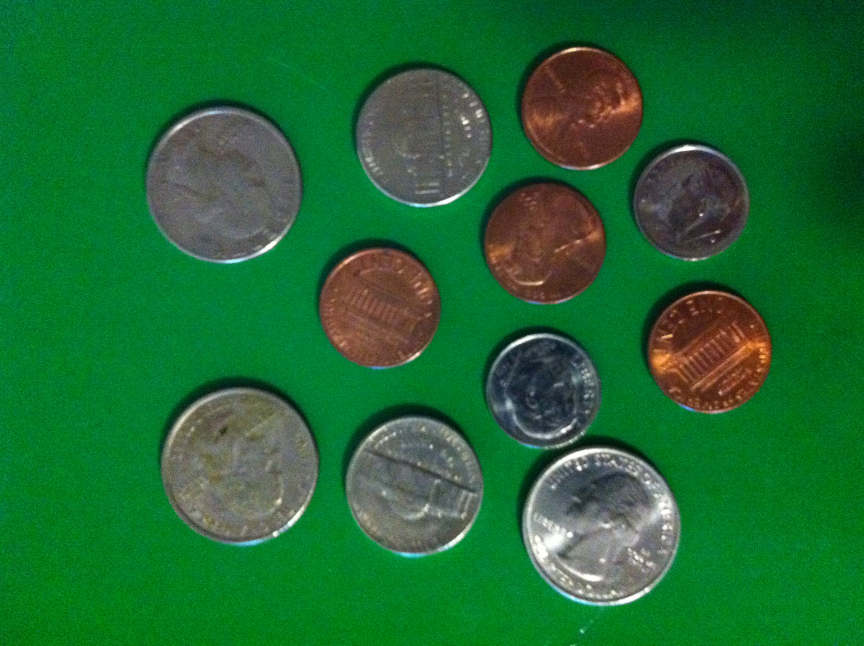
%> input picture original/server/upload/coins11.JPG, 2592 x 1936 px (shown at 1/3 size)
$ octave circle_finder.m   (GNU Octave 9; MATLAB toolbox functions it lacks are replaced by stand-ins)
%> lines starting %> are read from the running program, lines starting %| are printed output that depends on the picture; in (x1, y1, x2, y2) boxes, pixels count from 0 and x2, y2 are one past the last pixel; in counts of white or black regions, pixels touching at a corner belong together; the program's own positions count from 1
clear all, close all, clc
img = imread('coins11.jpg');
hsvimg = rgb2hsv(img);
quarter_rad_x = (900-440)/2;
quarter_rad_y = (900-440)/2;
ref_col = [.6694 .94 .88]';
for j = 25:50,
    for k = 75:(75+2*quarter_rad_x)
        hsvimg(j,k,:) = ref_col;
    end
end
for j = 75:(75+2*quarter_rad_y),
    for k = 25:50
        hsvimg(j,k,:) = ref_col;
    end
end
% imshow(hsv2rgb(hsvimg))
himg = hsvimg(:,:,1);
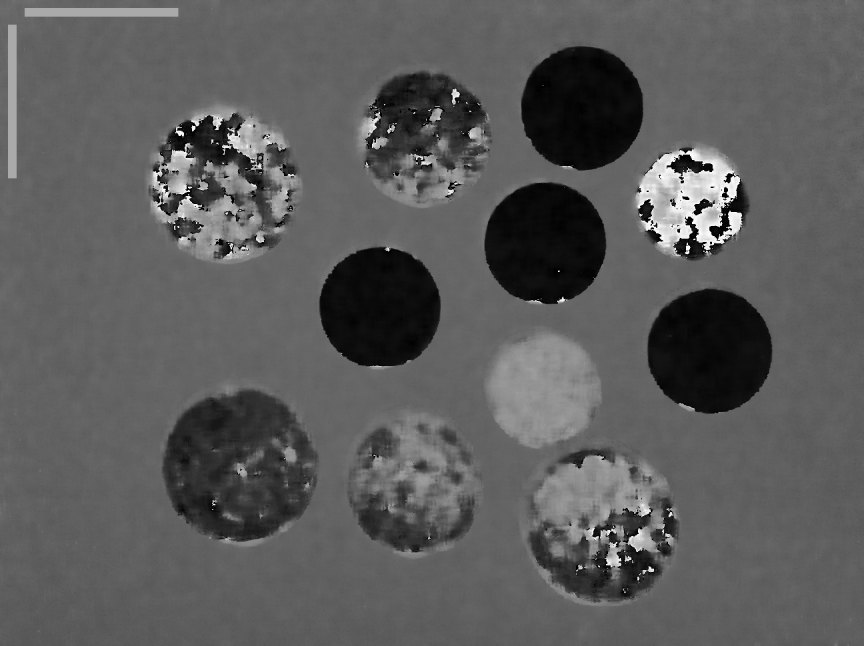
%> himg: size 1936x2592 double (shown at 1/3 size); min 0, max 0.996, mean 0.36
ref_mask = (himg>.5) .* (himg<.75);
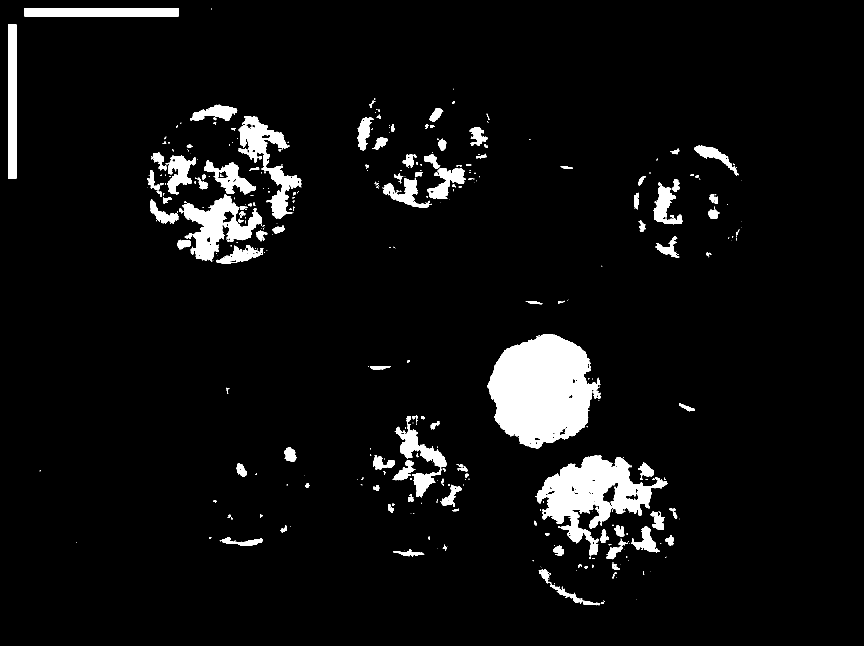
%> ref_mask: size 1936x2592 double (shown at 1/3 size); values 0 (black) and 1 (white), 5.5% white; 418 white regions (252 under 20 px), largest, box (x1, y1, x2, y2) and area: (1462, 1002, 1801, 1345) 79812, (1610, 1366, 2003, 1668) 45441, (538, 584, 784, 784) 19488
ref_mask = bwareaopen(ref_mask,100);
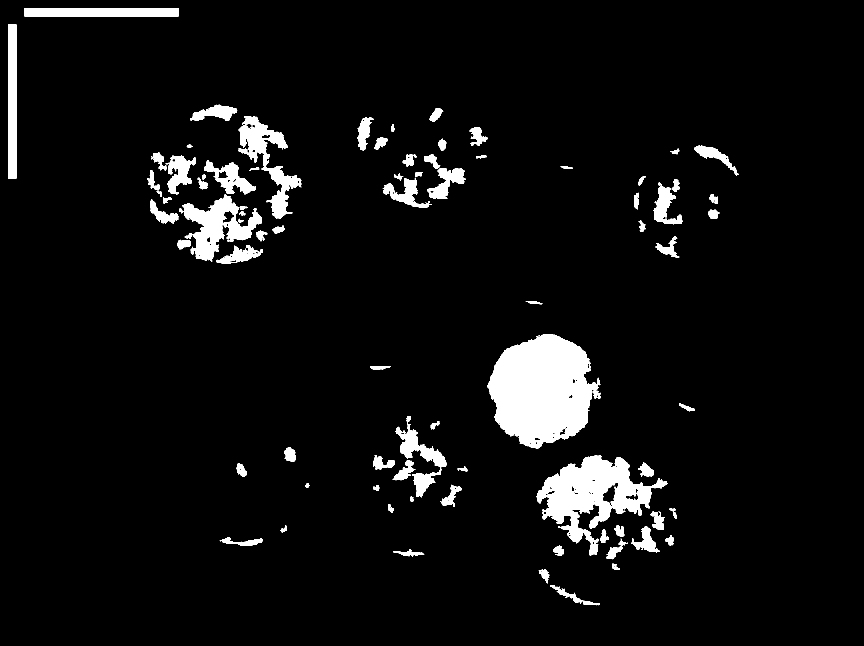
%> ref_mask: size 1936x2592 logical (shown at 1/3 size); 5.4% white; 82 white regions, largest, box (x1, y1, x2, y2) and area: (1462, 1002, 1801, 1345) 79812, (1610, 1366, 2003, 1668) 45441, (538, 584, 784, 784) 19488
ref_labeled = bwlabel(ref_mask);
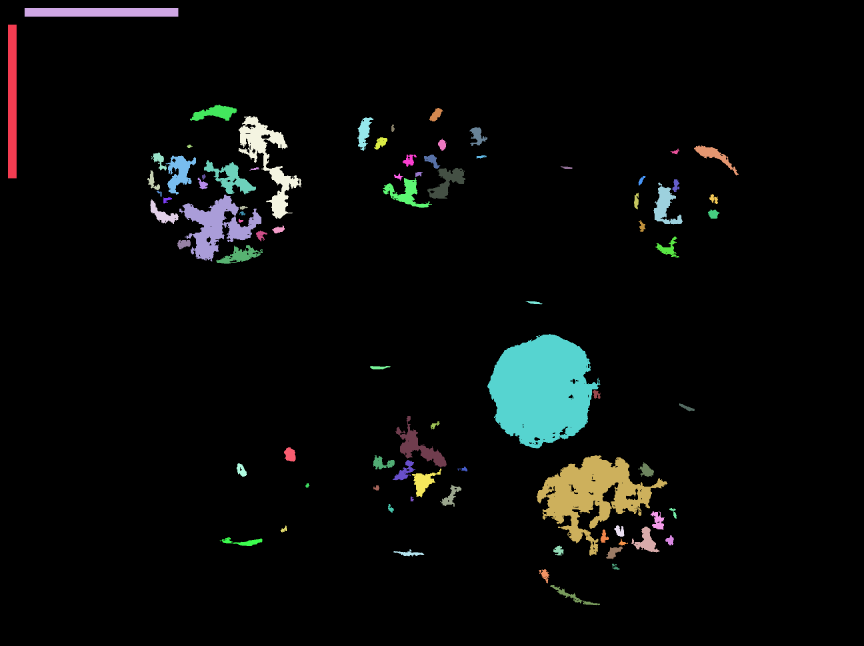
%> ref_labeled: size 1936x2592 double (shown at 1/3 size); 83 distinct labels, from 0 to 82; one colour per label, 0 black
ref_props = regionprops(ref_labeled,'Eccentricity');
%> ref_props = 82 regions; first 5, Eccentricity: 0.998, 0.998, 0.906, 0.923, 0.89
% figure, imshow(ref_mask)
for j = 1:length(ref_props)
    if(ref_props(j).Eccentricity>.95)
        [c d] = find(ref_labeled == j);
        xlength = max(d)-min(d);
        ylength = max(c)-min(c);
        if (ylength/xlength > 10)
            quarter_rad_y = ylength/2
        end
        if (xlength/ylength > 10)
            quarter_rad_x = xlength/2
        end
    end
end
%> this loop made 82 passes
%> (xlength, ylength, quarter_rad_y) on pass 1: (25, 460, 230)
%> (xlength, ylength, quarter_rad_x) on pass 2: (460, 25, 230)
%> after the loop, c = 2987 values, max 526 at index 2942, min 437 at index 185, mean 467.5; d = 2987 values from 2083 to 2217; xlength = 134; ylength = 89
dime_rad_x = round((.705/.955)*quarter_rad_x);
%> dime_rad_x = 170
nickel_rad_x = round((.835/.955)*quarter_rad_x);
%> nickel_rad_x = 201
penny_rad_x = round((0.75/0.955)*quarter_rad_x);
%> penny_rad_x = 181
dime_rad_y = round((.705/.955)*quarter_rad_y);
%> dime_rad_y = 170
nickel_rad_y = round((.835/.955)*quarter_rad_y);
%> nickel_rad_y = 201
penny_rad_y = round((0.75/0.955)*quarter_rad_y);
%> penny_rad_y = 181

% Deermine upper and lower thresholds for background
[counts x] = imhist(himg);
%> counts = 256 values, max 406917 at index 101, min 0 at index 195, mean 19602; x = 256 values from 0 to 1
start = find(counts == max(counts));
%> start = 101
tmp = find(counts < max(counts)/50);
%> tmp = 184 values from 2 to 256
upper_thresh = x(min(tmp(find(tmp>start))))+.01;
%> upper_thresh = 0.441
lower_thresh = x(max(tmp(find(tmp<start))))-.01;
%> lower_thresh = 0.331
img_binary = (himg>upper_thresh) + (himg<lower_thresh);
%> img_binary: size 1936x2592 double; values 0 (black) and 1 (white), 26.6% white; 447 white regions (340 under 20 px), largest, box (x1, y1, x2, y2) and area: (485, 1168, 956, 1642) 161587, (437, 302, 908, 793) 158378, (1584, 1342, 2039, 1819) 150704
img_binary = imclose(img_binary,strel('disk',round(quarter_rad_x/25)));
%> img_binary: size 1936x2592 double; values 0 (black) and 1 (white), 28.5% white; 48 white regions (33 under 20 px), largest, box (x1, y1, x2, y2) and area: (484, 1144, 956, 1642) 172831, (437, 302, 908, 793) 172827, (1559, 1342, 2040, 1819) 172428
% img_binary =imfill(img_binary,'holes');

% Reverse effects of closing operation possibly including some of
% background
g = 0.05;
img_binary = img_binary .* ((himg>(upper_thresh*(1-g))) + (himg<((1+g)*lower_thresh)));
%> img_binary: size 1936x2592 double; values 0 (black) and 1 (white), 27.1% white; 227 white regions (169 under 20 px), largest, box (x1, y1, x2, y2) and area: (485, 1144, 956, 1642) 165218, (437, 302, 908, 793) 160574, (1559, 1342, 2040, 1819) 157875

% Intialize counter
numquarters = 0;
numnickels = 0;
numdimes = 0;
numpennys = 0;


img_labeled = bwlabel(img_binary);
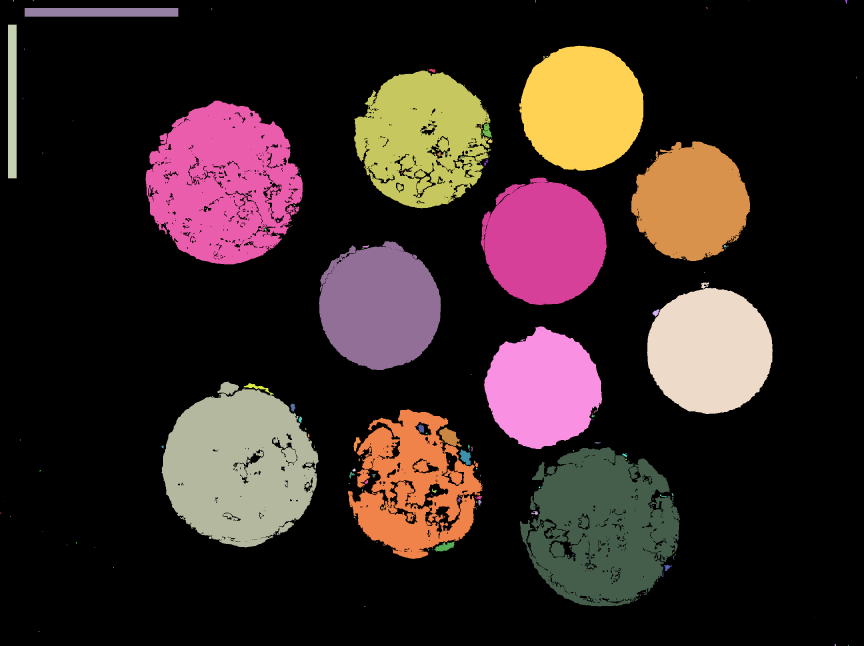
%> img_labeled: size 1936x2592 double (shown at 1/3 size); 228 distinct labels, from 0 to 227; one colour per label, 0 black
img_reg = regionprops(img_labeled,'MajorAxisLength','Eccentricity');
%> img_reg = 227 regions; first 5, MajorAxisLength and Eccentricity: 4.69 0.767, 1.15 0, 532.3 0.998, 2.31 0, 5.4 0.908

% Reverse effects of closing operation possibly including some of
% background
g = 0.01;
img_binary = img_binary .* ((himg>(upper_thresh*(1-g))) + (himg<((1+g)*lower_thresh)));
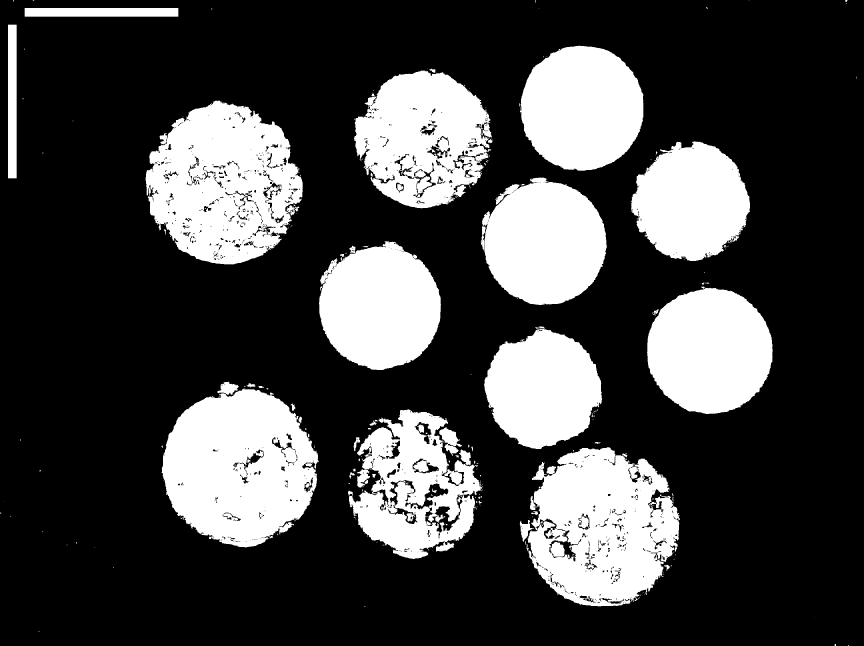
%> img_binary: size 1936x2592 double (shown at 1/3 size); values 0 (black) and 1 (white), 27% white; 314 white regions (238 under 20 px), largest, box (x1, y1, x2, y2) and area: (485, 1144, 956, 1642) 164697, (437, 302, 908, 793) 159713, (1583, 1342, 2040, 1819) 155664

xlength_arr = [];
ylength_arr = [];
for j = 1:length(img_reg)
    if ((img_reg(j).MajorAxisLength>0.8*2*dime_rad_x) && (img_reg(j).Eccentricity<0.6))

%         subplot(121)
%         imshow(img_binary)
%         subplot(122)
        current_img_bw = img_labeled == j;
        [b a] = find(current_img_bw);
        current_img_bw = current_img_bw.*img_binary;
        xlength = max(a)-min(a);
        ylength = max(b)-min(b);
% [7 lines of commented-out code are left out]
        current_img_hue = himg.*current_img_bw;
        current_img_hue = current_img_hue(current_img_hue>0);
        penny_threshold = 0.1;
        ratio = (length(find((current_img_hue>penny_threshold) .* (current_img_hue<lower_thresh))) + length(find((current_img_hue>upper_thresh).*(current_img_hue<(1-penny_threshold)))))/...
            (length(find((current_img_hue<penny_threshold))) + length(find(current_img_hue>(1-penny_threshold))))
% [10 lines of commented-out code are left out]
        if ((ratio < .2 ) && (sqrt(((xlength/2-penny_rad_x)/penny_rad_x)^2+((ylength/2-penny_rad_y)/penny_rad_y)^2)<.25))
            numpennys = numpennys + 1;
         else
            xlength_arr = [xlength_arr xlength];
            ylength_arr = [ylength_arr ylength];
% [15 lines of commented-out code are left out]
         end
    end
end
%> this loop made 227 passes
%> (xlength, ylength, ratio, xlength_arr, ylength_arr) on passes 20, 22: (470, 490, 7.45, 470, 490), (470, 497, 46.84, [470 470], [490 497])
%> (xlength, ylength, ratio, numpennys) on pass 60: (365, 386, 0.0569, 1)
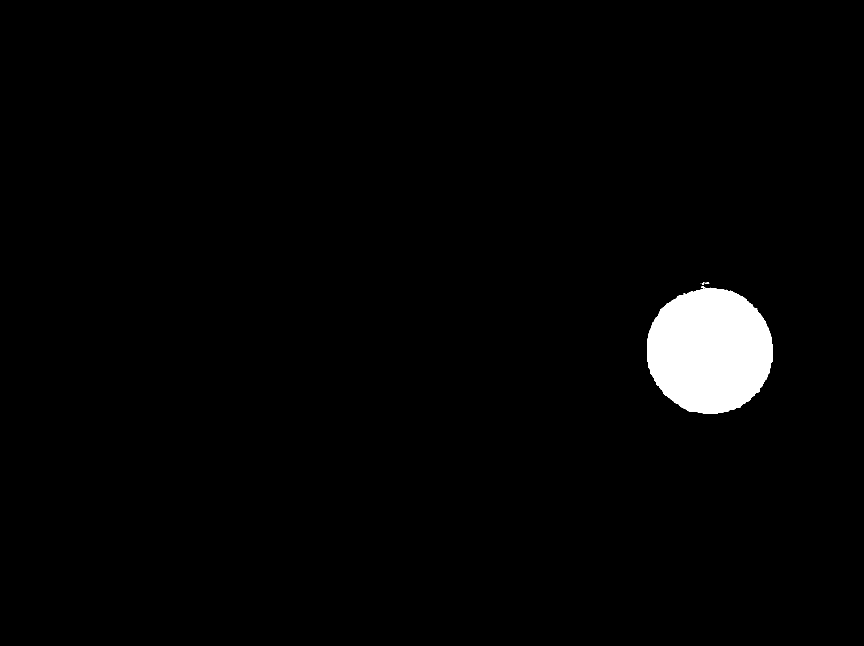
%> current_img_bw: size 1936x2592 double (shown at 1/3 size); values 0 (black) and 1 (white), 2.2% white; 5 white regions (3 under 20 px), largest, box (x1, y1, x2, y2) and area: (1941, 860, 2318, 1242) 111519, (2105, 848, 2113, 854) 30
%> after the loop, numpennys = 4; ratio = 0.0382; xlength = 376; xlength_arr = [470 470 403 410 353 480 356]; ylength = 394; ylength_arr = [490 497 448 412 367 476 358]
for j = 1:length(xlength_arr)
%     xlength_arr(j)
    if(xlength_arr(j)>2*quarter_rad_x)
        quarter_rad_x = ((numquarters+numdimes+1)*quarter_rad_x+xlength_arr(j)/2)/(numdimes+numquarters+2);
        quarter_rad_y = ((numquarters+numdimes+1)*quarter_rad_y+ylength_arr(j)/2)/(numdimes+numquarters+2);
        dime_rad_x = round((.705/.955)*quarter_rad_x);
        nickel_rad_x = round((.835/.955)*quarter_rad_x);
        dime_rad_y = round((.705/.955)*quarter_rad_y);
        nickel_rad_y = round((.835/.955)*quarter_rad_y);
        numquarters = numquarters+1;
    else
        if(xlength_arr(j)<2*dime_rad_x)
            dime_rad_x = ((numquarters+1)*dime_rad_x+xlength_arr(j)/2)/(numdimes+numquarters+2);
            dime_rad_y = ((numquarters+1)*dime_rad_y+ylength_arr(j)/2)/(numdimes+numquarters+2);
            quarter_rad_x = round((.955/.705)*dime_rad_x);
            quarter_rad_y = round((.955/.705)*dime_rad_y);
            nickel_rad_x = round((.835/.955)*quarter_rad_x);
            nickel_rad_y = round((.835/.955)*quarter_rad_y);
            numdimes = numdimes + 1;
        end
    end
end
%> this loop made 7 passes
%> (quarter_rad_x, quarter_rad_y, dime_rad_x, dime_rad_y, nickel_rad_y) on passes 1, 2, 6: (232.5, 237.5, 172, 175, 208), (233.3, 241.2, 172, 178, 211), (235, 240.4, 173, 177, 210)
%> after the loop, numdimes = 0
numquarters = 0;
numdimes = 0;
for j = 1:length(xlength_arr)
    dist = sqrt((xlength_arr(j)-(2*[quarter_rad_x nickel_rad_x dime_rad_x])).^2+(ylength_arr(j)-(2*[quarter_rad_y nickel_rad_y dime_rad_y])).^2);
    coin_id = find(dist == min(dist));
    if (coin_id == 1)
        numquarters = numquarters +1;
    end
    if (coin_id == 2)
        numnickels = numnickels +1;
    end
    if (coin_id == 3)
        numdimes = numdimes +1;
    end
end
%> this loop made 7 passes
%> (dist, coin_id, numnickels) on passes 3 to 4: ([74.58 28.86 109.9], 2, 1), ([91.25 8 86.37], 2, 2)
%> (dist, coin_id, numdimes) on passes 5, 7: ([163.2 77.83 14.76], 3, 1), ([167.5 82.22 10.77], 3, 2)
% figure,
% imhist(new_img_regg)
numpennys
%> numpennys = 4
numdimes
%> numdimes = 2
numnickels
%> numnickels = 2
numquarters
%> numquarters = 3
% [41 lines of commented-out code are left out]
